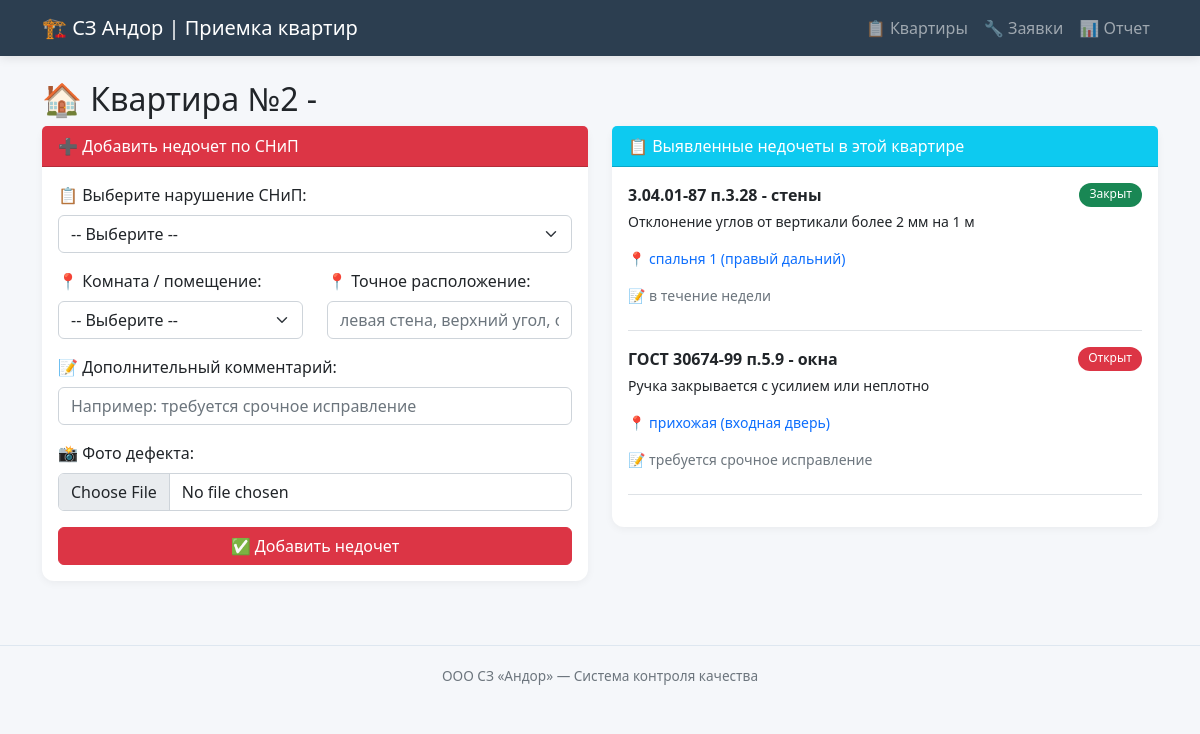
Before: /flat/542 with the older database file.
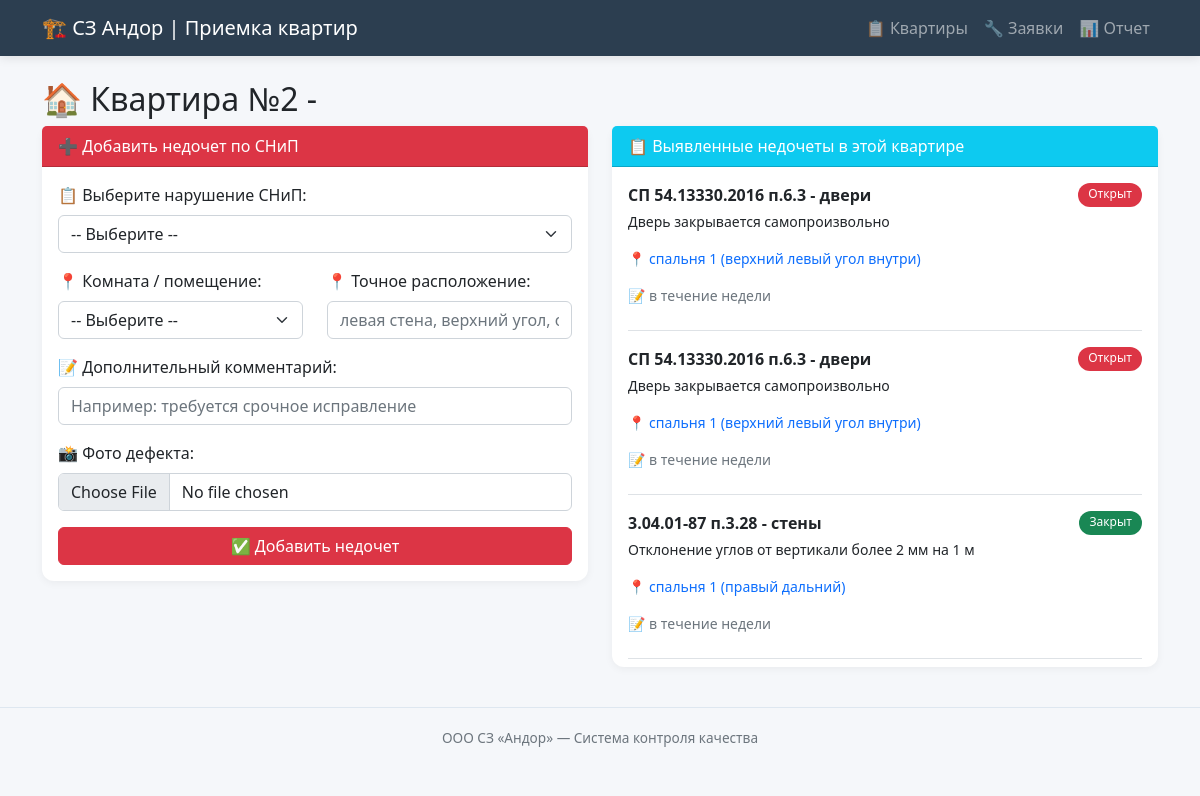
After: the same page with the newer database file.
### tables this page shows
CREATE TABLE defects (
            id INTEGER PRIMARY KEY AUTOINCREMENT,
            flat_id INTEGER NOT NULL,
            snip_defect_id INTEGER NOT NULL,
            room TEXT,
            location_detail TEXT,
            comment TEXT,
            photo_path TEXT,
            status TEXT DEFAULT 'open',
            created_at TIMESTAMP,
            fixed_at TIMESTAMP,
            FOREIGN KEY (flat_id) REFERENCES flats(id),
            FOREIGN KEY (snip_defect_id) REFERENCES snip_defects(id)
        );

CREATE TABLE snip_defects (
            id INTEGER PRIMARY KEY AUTOINCREMENT,
            code TEXT NOT NULL,
            category TEXT NOT NULL,
            description TEXT NOT NULL,
            severity TEXT NOT NULL
        );

### app.py (the view)
@app.route('/flat/<int:flat_id>')
def flat(flat_id):
    conn = get_db()
    flat = conn.execute('SELECT * FROM flats WHERE id = ?', (flat_id,)).fetchone()
    defects = conn.execute('''
        SELECT d.*, s.code, s.category, s.description, s.severity
        FROM defects d
        JOIN snip_defects s ON d.snip_defect_id = s.id
        WHERE d.flat_id = ?
        ORDER BY d.created_at DESC
    ''', (flat_id,)).fetchall()
    snip_defects = conn.execute('SELECT * FROM snip_defects ORDER BY category, code').fetchall()
    conn.close()
    return render_template('flat.html', flat=flat, defects=defects, snip_defects=snip_defects)

### app.py (called while the page is built)
def get_db():
    conn = sqlite3.connect(DB_PATH)
    conn.row_factory = sqlite3.Row
    return conn

### templates/flat.html (shortened to what this page needs)
{% extends "base.html" %}
{% block content %}
<h2>🏠 Квартира №{{ flat.number }} - {{ flat.building }}</h2>
<div class="row">
    <div class="col-md-6">
        <div class="card mb-4">
            <div class="card-header bg-danger text-white">
                ➕ Добавить недочет по СНиП
            </div>
            <div class="card-body">
                <form method="POST" action="/add_defect" enctype="multipart/form-data">
                    <div class="mb-3">
                        <label class="form-label">📋 Выберите нарушение СНиП:</label>
                        <select name="snip_defect_id" class="form-select" required>
                            <option value="">-- Выберите --</option>
                        </select>
                    </div>
                    <div class="row mb-3">
                        <div class="col-md-6">
                            <label class="form-label">📍 Комната / помещение:</label>
                            <select name="room" class="form-select" required>
                                <option value="">-- Выберите --</option>
                            </select>
                        </div>
                        <div class="col-md-6">
                            <label class="form-label">📍 Точное расположение:</label>
                            <input type="text" name="location_detail" class="form-control" placeholder="левая стена, верхний угол, около розетки...">
                        </div>
                    </div>
                    <div class="mb-3">
                        <label class="form-label">📝 Дополнительный комментарий:</label>
                        <input type="text" name="comment" class="form-control" placeholder="Например: требуется срочное исправление">
                    </div>
                    <div class="mb-3">
                        <label class="form-label">📸 Фото дефекта:</label>
                        <input type="file" name="photo" class="form-control" accept="image/*" capture="environment">
                    </div>
                    <button type="submit" class="btn btn-danger w-100">✅ Добавить недочет</button>
                </form>
            </div>
        </div>
    </div>
    <div class="col-md-6">
        <div class="card">
            <div class="card-header bg-info text-white">
                📋 Выявленные недочеты в этой квартире
            </div>
            <div class="card-body" style="max-height: 500px; overflow-y: auto;">
                {% if defects %}
                    {% for d in defects %}
                    <div class="border-bottom mb-3 pb-2">
                        <div class="d-flex justify-content-between">
                            <strong class="{% if d.severity == 'critical' %}critical{% endif %}">
                                {{ d.code }} - {{ d.category }}
                            </strong>
                            <span class="badge {% if d.status == 'open' %}bg-danger{% elif d.status == 'fixed' %}bg-warning{% else %}bg-success{% endif %}">
                                {{ {'open':'Открыт','fixed':'Исправлен','closed':'Закрыт'}[d.status] }}
                            </span>
                        </div>
                        <p class="small mt-1">{{ d.description }}</p>
                        {% if d.room %}
                            <p class="small text-primary">📍 {{ d.room }}{% if d.location_detail %} ({{ d.location_detail }}){% endif %}</p>
                        {% endif %}
                        {% if d.comment %}<p class="small text-muted">📝 {{ d.comment }}</p>{% endif %}
                    </div>
                    {% endfor %}
                {% else %}
                    <p class="text-success">✅ Недочетов нет. Квартира готова к передаче!</p>
                {% endif %}
            </div>
        </div>
    </div>
</div>
{% endblock %}

Changed rows visible on the page:
no longer on this page (row unchanged): defects: code "ГОСТ 30674-99 п.5.9", category "окна", status "Открыт", description "Ручка закрывается с усилием или неплотно", room "прихожая", location_detail "входная дверь", comment "требуется срочное исправление"
added defects: code "СП 54.13330.2016 п.6.3", category "двери", status "Открыт", description "Дверь закрывается самопроизвольно", room "спальня 1", location_detail "верхний левый угол внутри", comment "в течение недели"
added defects: code "СП 54.13330.2016 п.6.3", category "двери", status "Открыт", description "Дверь закрывается самопроизвольно", room "спальня 1", location_detail "верхний левый угол внутри", comment "в течение недели"
